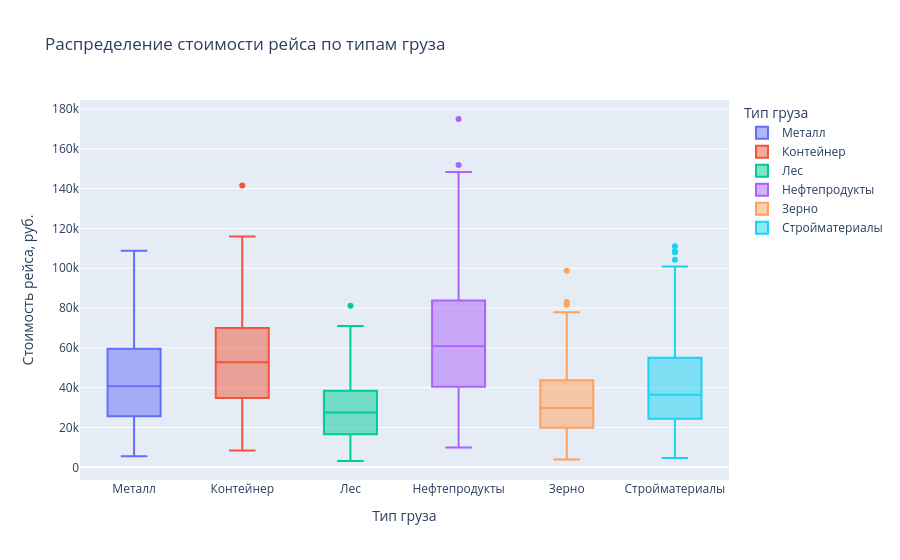

The notebook cell this image was saved under:
### Code cell
# 4)

fig = px.box(df, x="cargo_type", y="cost_rub", color="cargo_type", title="Распределение стоимости рейса по типам груза",labels={"cargo_type": "Тип груза","cost_rub": "Стоимость рейса, руб."})
fig.show()

### Figure 1 — Plotly figure (JSON) as saved in the notebook; plotly's stock layout.template omitted (floating-point values rounded to 4 significant figures; data arrays with more than 128 entries replaced by an {"elided": "..."} marker saying what was removed)
{"data": [{"alignmentgroup": "True", "hovertemplate": "Тип груза=%{x}<br>Стоимость рейса, руб.=%{y}<extra></extra>", "legendgroup": "Металл", "marker": {"color": "#636efa"}, "name": "Металл", "notched": false, "offsetgroup": "Металл", "orientation": "v", "showlegend": true, "type": "box", "x": {"elided": "163 str values"}, "x0": " ", "xaxis": "x", "y": {"elided": "163 int values"}, "y0": " ", "yaxis": "y"}, {"alignmentgroup": "True", "hovertemplate": "Тип груза=%{x}<br>Стоимость рейса, руб.=%{y}<extra></extra>", "legendgroup": "Контейнер", "marker": {"color": "#EF553B"}, "name": "Контейнер", "notched": false, "offsetgroup": "Контейнер", "orientation": "v", "showlegend": true, "type": "box", "x": {"elided": "139 str values"}, "x0": " ", "xaxis": "x", "y": {"elided": "139 int values"}, "y0": " ", "yaxis": "y"}, {"alignmentgroup": "True", "hovertemplate": "Тип груза=%{x}<br>Стоимость рейса, руб.=%{y}<extra></extra>", "legendgroup": "Лес", "marker": {"color": "#00cc96"}, "name": "Лес", "notched": false, "offsetgroup": "Лес", "orientation": "v", "showlegend": true, "type": "box", "x": {"elided": "156 str values"}, "x0": " ", "xaxis": "x", "y": {"elided": "156 int values"}, "y0": " ", "yaxis": "y"}, {"alignmentgroup": "True", "hovertemplate": "Тип груза=%{x}<br>Стоимость рейса, руб.=%{y}<extra></extra>", "legendgroup": "Нефтепродукты", "marker": {"color": "#ab63fa"}, "name": "Нефтепродукты", "notched": false, "offsetgroup": "Нефтепродукты", "orientation": "v", "showlegend": true, "type": "box", "x": ["Нефтепродукты", "Нефтепродукты", "Нефтепродукты", "Нефтепродукты", "Нефтепродукты", "Нефтепродукты", "Нефтепродукты", "Нефтепродукты", "Нефтепродукты", "Нефтепродукты", "Нефтепродукты", "Нефтепродукты", "Нефтепродукты", "Нефтепродукты", "Нефтепродукты", "Нефтепродукты", "Нефтепродукты", "Нефтепродукты", "Нефтепродукты", "Нефтепродукты", "Нефтепродукты", "Нефтепродукты", "Нефтепродукты", "Нефтепродукты", "Нефтепродукты", "Нефтепродукты", "Нефтепродукты", "Нефтепродукты", "Нефтепродукты", "Нефтепродукты", "Нефтепродукты", "Нефтепродукты", "Нефтепродукты", "Нефтепродукты", "Нефтепродукты", "Нефтепродукты", "Нефтепродукты", "Нефтепродукты", "Нефтепродукты", "Нефтепродукты", "Нефтепродукты", "Нефтепродукты", "Нефтепродукты", "Нефтепродукты", "Нефтепродукты", "Нефтепродукты", "Нефтепродукты", "Нефтепродукты", "Нефтепродукты", "Нефтепродукты", "Нефтепродукты", "Нефтепродукты", "Нефтепродукты", "Нефтепродукты", "Нефтепродукты", "Нефтепродукты", "Нефтепродукты", "Нефтепродукты", "Нефтепродукты", "Нефтепродукты", "Нефтепродукты", "Нефтепродукты", "Нефтепродукты", "Нефтепродукты", "Нефтепродукты", "Нефтепродукты", "Нефтепродукты", "Нефтепродукты", "Нефтепродукты", "Нефтепродукты", "Нефтепродукты", "Нефтепродукты", "Нефтепродукты", "Нефтепродукты", "Нефтепродукты", "Нефтепродукты", "Нефтепродукты", "Нефтепродукты", "Нефтепродукты", "Нефтепродукты", "Нефтепродукты", "Нефтепродукты", "Нефтепродукты", "Нефтепродукты", "Нефтепродукты", "Нефтепродукты", "Нефтепродукты", "Нефтепродукты", "Нефтепродукты", "Нефтепродукты", "Нефтепродукты", "Нефтепродукты", "Нефтепродукты", "Нефтепродукты", "Нефтепродукты", "Нефтепродукты", "Нефтепродукты", "Нефтепродукты", "Нефтепродукты", "Нефтепродукты", "Нефтепродукты", "Нефтепродукты", "Нефтепродукты", "Нефтепродукты", "Нефтепродукты", "Нефтепродукты", "Нефтепродукты", "Нефтепродукты", "Нефтепродукты", "Нефтепродукты", "Нефтепродукты", "Нефтепродукты", "Нефтепродукты", "Нефтепродукты", "Нефтепродукты", "Нефтепродукты", "Нефтепродукты", "Нефтепродукты", "Нефтепродукты", "Нефтепродукты", "Нефтепродукты", "Нефтепродукты", "Нефтепродукты", "Нефтепродукты", "Нефтепродукты", "Нефтепродукты", "Нефтепродукты", "Нефтепродукты"], "x0": " ", "xaxis": "x", "y": [21010, 62100, 42270, 76530, 120070, 23270, 39710, 38410, 78250, 67600, 99630, 111330, 29910, 85390, 151840, 96520, 54040, 21110, 29080, 59870, 76840, 49610, 119220, 43230, 51270, 37510, 39970, 52050, 40190, 37740, 52140, 68140, 69460, 89430, 68710, 175010, 56530, 140150, 31720, 49270, 79290, 111030, 57110, 63980, 25120, 51710, 34680, 66750, 126120, 52640, 47780, 40640, 32010, 148400, 68140, 40040, 34940, 58140, 33050, 47780, 123820, 89050, 60620, 58230, 51000, 95580, 66370, 89830, 58560, 66270, 112200, 63200, 94940, 71480, 76040, 57650, 69020, 75980, 20010, 77000, 116880, 81800, 46060, 41420, 83400, 51560, 67770, 90260, 51350, 18890, 101140, 84290, 61610, 94350, 21030, 30020, 90040, 43060, 82800, 65010, 90140, 43190, 75850, 94670, 80550, 32590, 25360, 27520, 61060, 38170, 97830, 38180, 49480, 46800, 106390, 35600, 68240, 104130, 33330, 46650, 71630, 122680, 9930, 71860, 35890, 108750, 21800, 55880], "y0": " ", "yaxis": "y"}, {"alignmentgroup": "True", "hovertemplate": "Тип груза=%{x}<br>Стоимость рейса, руб.=%{y}<extra></extra>", "legendgroup": "Зерно", "marker": {"color": "#FFA15A"}, "name": "Зерно", "notched": false, "offsetgroup": "Зерно", "orientation": "v", "showlegend": true, "type": "box", "x": {"elided": "164 str values"}, "x0": " ", "xaxis": "x", "y": {"elided": "164 int values"}, "y0": " ", "yaxis": "y"}, {"alignmentgroup": "True", "hovertemplate": "Тип груза=%{x}<br>Стоимость рейса, руб.=%{y}<extra></extra>", "legendgroup": "Стройматериалы", "marker": {"color": "#19d3f3"}, "name": "Стройматериалы", "notched": false, "offsetgroup": "Стройматериалы", "orientation": "v", "showlegend": true, "type": "box", "x": {"elided": "160 str values"}, "x0": " ", "xaxis": "x", "y": {"elided": "160 int values"}, "y0": " ", "yaxis": "y"}], "layout": {"boxmode": "overlay", "legend": {"title": {"text": "Тип груза"}, "tracegroupgap": 0}, "title": {"text": "Распределение стоимости рейса по типам груза"}, "xaxis": {"anchor": "y", "categoryarray": ["Металл", "Контейнер", "Лес", "Нефтепродукты", "Зерно", "Стройматериалы"], "categoryorder": "array", "domain": [0, 1], "title": {"text": "Тип груза"}}, "yaxis": {"anchor": "x", "domain": [0, 1], "title": {"text": "Стоимость рейса, руб."}}}}
